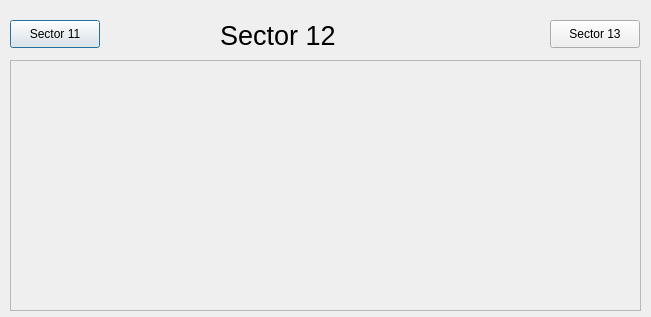
<?xml version="1.0" encoding="UTF-8"?>
<ui version="4.0">
 <class>Dialog</class>
 <widget class="QDialog" name="Dialog">
  <property name="geometry">
   <rect>
    <x>0</x>
    <y>0</y>
    <width>651</width>
    <height>317</height>
   </rect>
  </property>
  <property name="windowTitle">
   <string>Dialog</string>
  </property>
  <widget class="QLabel" name="label_2">
   <property name="geometry">
    <rect>
     <x>220</x>
     <y>20</y>
     <width>131</width>
     <height>31</height>
    </rect>
   </property>
   <property name="font">
    <font>
     <pointsize>20</pointsize>
    </font>
   </property>
   <property name="text">
    <string>Sector 12</string>
   </property>
  </widget>
  <widget class="ASguiFormPlugin" name="asguiformplugin">
   <property name="geometry">
    <rect>
     <x>10</x>
     <y>60</y>
     <width>631</width>
     <height>251</height>
    </rect>
   </property>
   <property name="uiFile" stdset="0">
    <string>SectorVacuumSchematic.ui</string>
   </property>
   <property name="variableSubstitutions" stdset="0">
    <string>SR=12 SRPREV=11</string>
   </property>
  </widget>
  <widget class="GuiPushButtonPlugin" name="guipushbuttonplugin">
   <property name="geometry">
    <rect>
     <x>10</x>
     <y>20</y>
     <width>90</width>
     <height>28</height>
    </rect>
   </property>
   <property name="text">
    <string>Sector 11</string>
   </property>
   <property name="guiFile">
    <string>SVS11.ui</string>
   </property>
   <property name="creationOption" stdset="0">
    <enum>GuiPushButtonPlugin::Open</enum>
   </property>
  </widget>
  <widget class="GuiPushButtonPlugin" name="guipushbuttonplugin_2">
   <property name="geometry">
    <rect>
     <x>550</x>
     <y>20</y>
     <width>90</width>
     <height>28</height>
    </rect>
   </property>
   <property name="text">
    <string>Sector 13</string>
   </property>
   <property name="guiFile">
    <string>SVS13.ui</string>
   </property>
   <property name="creationOption" stdset="0">
    <enum>GuiPushButtonPlugin::Open</enum>
   </property>
  </widget>
 </widget>
 <customwidgets>
  <customwidget>
   <class>GuiPushButtonPlugin</class>
   <extends>QPushButton</extends>
   <header>GuiPushButtonPlugin.h</header>
  </customwidget>
  <customwidget>
   <class>ASguiFormPlugin</class>
   <extends>QScrollArea</extends>
   <header>ASguiFormPlugin.h</header>
  </customwidget>
 </customwidgets>
 <resources/>
 <connections/>
</ui>
